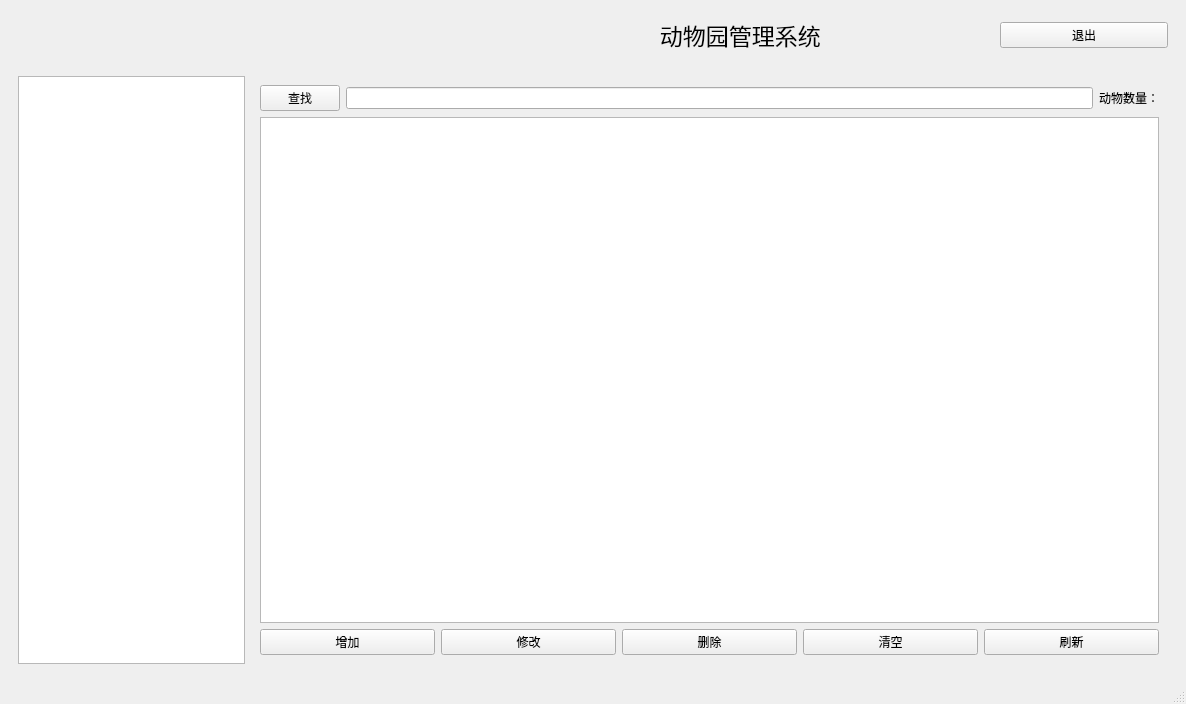
<?xml version="1.0" encoding="UTF-8"?>
<ui version="4.0">
 <class>MainWindow</class>
 <widget class="QMainWindow" name="MainWindow">
  <property name="geometry">
   <rect>
    <x>0</x>
    <y>0</y>
    <width>1186</width>
    <height>704</height>
   </rect>
  </property>
  <property name="sizePolicy">
   <sizepolicy hsizetype="Fixed" vsizetype="Fixed">
    <horstretch>0</horstretch>
    <verstretch>0</verstretch>
   </sizepolicy>
  </property>
  <property name="windowTitle">
   <string>动物园管理系统</string>
  </property>
  <property name="windowIcon">
   <iconset resource="resourse.qrc">
    <normaloff>:/new/prefix1/wall/464.jpg</normaloff>:/new/prefix1/wall/464.jpg</iconset>
  </property>
  <property name="toolTip">
   <string>动物园管理系统</string>
  </property>
  <property name="styleSheet">
   <string notr="true"/>
  </property>
  <widget class="QWidget" name="centralwidget">
   <layout class="QVBoxLayout" name="verticalLayout">
    <item>
     <widget class="QWidget" name="mainWindow" native="true">
      <property name="styleSheet">
       <string notr="true"/>
      </property>
      <layout class="QHBoxLayout" name="horizontalLayout">
       <item>
        <widget class="QLabel" name="label_sum">
         <property name="text">
          <string/>
         </property>
        </widget>
       </item>
       <item>
        <widget class="QLabel" name="label_3">
         <property name="text">
          <string/>
         </property>
         <property name="alignment">
          <set>Qt::AlignCenter</set>
         </property>
        </widget>
       </item>
       <item>
        <widget class="QLabel" name="label">
         <property name="sizePolicy">
          <sizepolicy hsizetype="Minimum" vsizetype="Minimum">
           <horstretch>0</horstretch>
           <verstretch>0</verstretch>
          </sizepolicy>
         </property>
         <property name="minimumSize">
          <size>
           <width>400</width>
           <height>0</height>
          </size>
         </property>
         <property name="font">
          <font>
           <family>鸿雷板书简体（免费可商用）</family>
           <pointsize>17</pointsize>
          </font>
         </property>
         <property name="text">
          <string>                                              动物园管理系统</string>
         </property>
         <property name="alignment">
          <set>Qt::AlignCenter</set>
         </property>
        </widget>
       </item>
       <item>
        <widget class="QLabel" name="label_5">
         <property name="text">
          <string/>
         </property>
        </widget>
       </item>
       <item>
        <widget class="QPushButton" name="pushButton">
         <property name="text">
          <string>退出</string>
         </property>
        </widget>
       </item>
      </layout>
     </widget>
    </item>
    <item>
     <widget class="QWidget" name="mainWindow_2" native="true">
      <layout class="QHBoxLayout" name="horizontalLayout_2">
       <item alignment="Qt::AlignHCenter">
        <widget class="QTreeWidget" name="treeWidget">
         <property name="sizePolicy">
          <sizepolicy hsizetype="Ignored" vsizetype="Preferred">
           <horstretch>50</horstretch>
           <verstretch>80</verstretch>
          </sizepolicy>
         </property>
         <property name="minimumSize">
          <size>
           <width>10</width>
           <height>0</height>
          </size>
         </property>
         <property name="styleSheet">
          <string notr="true"/>
         </property>
         <attribute name="headerVisible">
          <bool>false</bool>
         </attribute>
         <column>
          <property name="text">
           <string notr="true">1</string>
          </property>
         </column>
        </widget>
       </item>
       <item>
        <widget class="QStackedWidget" name="stackedWidget">
         <property name="enabled">
          <bool>true</bool>
         </property>
         <property name="sizePolicy">
          <sizepolicy hsizetype="Minimum" vsizetype="Minimum">
           <horstretch>0</horstretch>
           <verstretch>0</verstretch>
          </sizepolicy>
         </property>
         <property name="minimumSize">
          <size>
           <width>917</width>
           <height>0</height>
          </size>
         </property>
         <property name="maximumSize">
          <size>
           <width>16777215</width>
           <height>16777215</height>
          </size>
         </property>
         <property name="baseSize">
          <size>
           <width>-22046</width>
           <height>0</height>
          </size>
         </property>
         <property name="styleSheet">
          <string notr="true"/>
         </property>
         <property name="currentIndex">
          <number>4</number>
         </property>
         <widget class="QWidget" name="page_pre">
          <layout class="QHBoxLayout" name="horizontalLayout_18">
           <item>
            <layout class="QVBoxLayout" name="verticalLayout_7">
             <item>
              <widget class="QWidget" name="widget_13" native="true">
               <layout class="QHBoxLayout" name="horizontalLayout_15">
                <property name="leftMargin">
                 <number>0</number>
                </property>
                <property name="topMargin">
                 <number>0</number>
                </property>
                <property name="rightMargin">
                 <number>0</number>
                </property>
                <property name="bottomMargin">
                 <number>0</number>
                </property>
                <item>
                 <widget class="QWidget" name="widget_14" native="true">
                  <layout class="QHBoxLayout" name="horizontalLayout_16">
                   <property name="leftMargin">
                    <number>0</number>
                   </property>
                   <property name="topMargin">
                    <number>0</number>
                   </property>
                   <property name="rightMargin">
                    <number>0</number>
                   </property>
                   <property name="bottomMargin">
                    <number>0</number>
                   </property>
                   <item>
                    <widget class="QPushButton" name="findprebtn">
                     <property name="sizePolicy">
                      <sizepolicy hsizetype="Fixed" vsizetype="Fixed">
                       <horstretch>0</horstretch>
                       <verstretch>0</verstretch>
                      </sizepolicy>
                     </property>
                     <property name="text">
                      <string>查找</string>
                     </property>
                    </widget>
                   </item>
                   <item>
                    <widget class="QLineEdit" name="preofsearch">
                     <property name="sizePolicy">
                      <sizepolicy hsizetype="Minimum" vsizetype="Fixed">
                       <horstretch>0</horstretch>
                       <verstretch>0</verstretch>
                      </sizepolicy>
                     </property>
                     <property name="minimumSize">
                      <size>
                       <width>0</width>
                       <height>6</height>
                      </size>
                     </property>
                    </widget>
                   </item>
                   <item>
                    <widget class="QLabel" name="numpre">
                     <property name="sizePolicy">
                      <sizepolicy hsizetype="Fixed" vsizetype="Preferred">
                       <horstretch>0</horstretch>
                       <verstretch>0</verstretch>
                      </sizepolicy>
                     </property>
                     <property name="text">
                      <string>展台数量：</string>
                     </property>
                    </widget>
                   </item>
                  </layout>
                 </widget>
                </item>
               </layout>
              </widget>
             </item>
             <item>
              <widget class="QTableWidget" name="tableWidget_pre"/>
             </item>
             <item>
              <widget class="QWidget" name="widget_15" native="true">
               <layout class="QHBoxLayout" name="horizontalLayout_17">
                <property name="leftMargin">
                 <number>0</number>
                </property>
                <property name="topMargin">
                 <number>0</number>
                </property>
                <property name="rightMargin">
                 <number>0</number>
                </property>
                <property name="bottomMargin">
                 <number>0</number>
                </property>
                <item>
                 <widget class="QPushButton" name="addpreBtn">
                  <property name="text">
                   <string>增加</string>
                  </property>
                 </widget>
                </item>
                <item>
                 <widget class="QPushButton" name="fixpreBtn">
                  <property name="text">
                   <string>修改</string>
                  </property>
                 </widget>
                </item>
                <item>
                 <widget class="QPushButton" name="del_pre_btn">
                  <property name="text">
                   <string>删除</string>
                  </property>
                 </widget>
                </item>
                <item>
                 <widget class="QPushButton" name="clearpreBtn">
                  <property name="text">
                   <string>清空</string>
                  </property>
                 </widget>
                </item>
                <item>
                 <widget class="QPushButton" name="simupreBtn">
                  <property name="text">
                   <string>刷新</string>
                  </property>
                 </widget>
                </item>
               </layout>
              </widget>
             </item>
            </layout>
           </item>
          </layout>
         </widget>
         <widget class="QWidget" name="page_room">
          <layout class="QHBoxLayout" name="horizontalLayout_14">
           <item>
            <layout class="QVBoxLayout" name="verticalLayout_6">
             <item>
              <widget class="QWidget" name="widget_10" native="true">
               <layout class="QHBoxLayout" name="horizontalLayout_11">
                <property name="leftMargin">
                 <number>0</number>
                </property>
                <property name="topMargin">
                 <number>0</number>
                </property>
                <property name="rightMargin">
                 <number>0</number>
                </property>
                <property name="bottomMargin">
                 <number>0</number>
                </property>
                <item>
                 <widget class="QWidget" name="widget_11" native="true">
                  <layout class="QHBoxLayout" name="horizontalLayout_12">
                   <property name="leftMargin">
                    <number>0</number>
                   </property>
                   <property name="topMargin">
                    <number>0</number>
                   </property>
                   <property name="rightMargin">
                    <number>0</number>
                   </property>
                   <property name="bottomMargin">
                    <number>0</number>
                   </property>
                   <item>
                    <widget class="QPushButton" name="findroombtn">
                     <property name="sizePolicy">
                      <sizepolicy hsizetype="Fixed" vsizetype="Fixed">
                       <horstretch>0</horstretch>
                       <verstretch>0</verstretch>
                      </sizepolicy>
                     </property>
                     <property name="text">
                      <string>查找</string>
                     </property>
                    </widget>
                   </item>
                   <item>
                    <widget class="QLineEdit" name="roomofsearch">
                     <property name="sizePolicy">
                      <sizepolicy hsizetype="Minimum" vsizetype="Fixed">
                       <horstretch>0</horstretch>
                       <verstretch>0</verstretch>
                      </sizepolicy>
                     </property>
                     <property name="minimumSize">
                      <size>
                       <width>0</width>
                       <height>6</height>
                      </size>
                     </property>
                    </widget>
                   </item>
                   <item>
                    <widget class="QLabel" name="numroom">
                     <property name="sizePolicy">
                      <sizepolicy hsizetype="Fixed" vsizetype="Preferred">
                       <horstretch>0</horstretch>
                       <verstretch>0</verstretch>
                      </sizepolicy>
                     </property>
                     <property name="text">
                      <string>饲养所数量：</string>
                     </property>
                    </widget>
                   </item>
                  </layout>
                 </widget>
                </item>
               </layout>
              </widget>
             </item>
             <item>
              <widget class="QTableWidget" name="tableWidget_room"/>
             </item>
             <item>
              <widget class="QWidget" name="widget_12" native="true">
               <layout class="QHBoxLayout" name="horizontalLayout_13">
                <property name="leftMargin">
                 <number>0</number>
                </property>
                <property name="topMargin">
                 <number>0</number>
                </property>
                <property name="rightMargin">
                 <number>0</number>
                </property>
                <property name="bottomMargin">
                 <number>0</number>
                </property>
                <item>
                 <widget class="QPushButton" name="addroomBtn">
                  <property name="text">
                   <string>增加</string>
                  </property>
                 </widget>
                </item>
                <item>
                 <widget class="QPushButton" name="fixroomBtn">
                  <property name="text">
                   <string>修改</string>
                  </property>
                 </widget>
                </item>
                <item>
                 <widget class="QPushButton" name="del_room_btn">
                  <property name="text">
                   <string>删除</string>
                  </property>
                 </widget>
                </item>
                <item>
                 <widget class="QPushButton" name="clearroomBtn">
                  <property name="text">
                   <string>清空</string>
                  </property>
                 </widget>
                </item>
                <item>
                 <widget class="QPushButton" name="simroomBtn">
                  <property name="text">
                   <string>刷新</string>
                  </property>
                 </widget>
                </item>
               </layout>
              </widget>
             </item>
            </layout>
           </item>
          </layout>
         </widget>
         <widget class="QWidget" name="page1">
          <layout class="QVBoxLayout" name="verticalLayout_2">
           <item>
            <widget class="QWidget" name="widget_3" native="true">
             <layout class="QHBoxLayout" name="horizontalLayout_3">
              <item>
               <widget class="QPushButton" name="add_btn">
                <property name="text">
                 <string>增加</string>
                </property>
               </widget>
              </item>
              <item>
               <widget class="QPushButton" name="fix_button">
                <property name="text">
                 <string>修改</string>
                </property>
               </widget>
              </item>
              <item>
               <widget class="QPushButton" name="delete_btn">
                <property name="text">
                 <string>删除</string>
                </property>
               </widget>
              </item>
              <item>
               <widget class="QLineEdit" name="nameline"/>
              </item>
              <item>
               <widget class="QPushButton" name="selectButton">
                <property name="text">
                 <string>查找</string>
                </property>
               </widget>
              </item>
             </layout>
            </widget>
           </item>
           <item>
            <widget class="QTableWidget" name="tableWidget">
             <property name="autoScroll">
              <bool>true</bool>
             </property>
             <property name="tabKeyNavigation">
              <bool>true</bool>
             </property>
             <attribute name="verticalHeaderVisible">
              <bool>false</bool>
             </attribute>
             <row/>
            </widget>
           </item>
           <item>
            <widget class="QWidget" name="widget" native="true"/>
           </item>
           <item>
            <widget class="QWidget" name="widget_2" native="true">
             <layout class="QHBoxLayout" name="horizontalLayout_4">
              <property name="spacing">
               <number>0</number>
              </property>
              <property name="leftMargin">
               <number>0</number>
              </property>
              <property name="topMargin">
               <number>0</number>
              </property>
              <property name="rightMargin">
               <number>0</number>
              </property>
              <property name="bottomMargin">
               <number>0</number>
              </property>
              <item>
               <widget class="QPushButton" name="simulation">
                <property name="text">
                 <string>模拟</string>
                </property>
               </widget>
              </item>
              <item>
               <widget class="QLabel" name="label_4">
                <property name="text">
                 <string/>
                </property>
               </widget>
              </item>
              <item>
               <widget class="QLabel" name="label_2">
                <property name="text">
                 <string/>
                </property>
               </widget>
              </item>
              <item>
               <widget class="QPushButton" name="pushButton_2">
                <property name="text">
                 <string>清空数据</string>
                </property>
               </widget>
              </item>
             </layout>
            </widget>
           </item>
          </layout>
         </widget>
         <widget class="QWidget" name="page2">
          <layout class="QVBoxLayout" name="verticalLayout_3">
           <item>
            <widget class="QWidget" name="widget_7" native="true">
             <layout class="QHBoxLayout" name="horizontalLayout_8">
              <property name="leftMargin">
               <number>0</number>
              </property>
              <property name="topMargin">
               <number>0</number>
              </property>
              <property name="rightMargin">
               <number>0</number>
              </property>
              <property name="bottomMargin">
               <number>0</number>
              </property>
              <item>
               <widget class="QWidget" name="widget_5" native="true">
                <layout class="QHBoxLayout" name="horizontalLayout_6">
                 <property name="leftMargin">
                  <number>0</number>
                 </property>
                 <property name="topMargin">
                  <number>0</number>
                 </property>
                 <property name="rightMargin">
                  <number>0</number>
                 </property>
                 <property name="bottomMargin">
                  <number>0</number>
                 </property>
                 <item>
                  <widget class="QPushButton" name="findserbtn">
                   <property name="sizePolicy">
                    <sizepolicy hsizetype="Fixed" vsizetype="Fixed">
                     <horstretch>0</horstretch>
                     <verstretch>0</verstretch>
                    </sizepolicy>
                   </property>
                   <property name="text">
                    <string>查找</string>
                   </property>
                  </widget>
                 </item>
                 <item>
                  <widget class="QLineEdit" name="lEtofsearch">
                   <property name="sizePolicy">
                    <sizepolicy hsizetype="Minimum" vsizetype="Fixed">
                     <horstretch>0</horstretch>
                     <verstretch>0</verstretch>
                    </sizepolicy>
                   </property>
                   <property name="minimumSize">
                    <size>
                     <width>0</width>
                     <height>6</height>
                    </size>
                   </property>
                  </widget>
                 </item>
                 <item>
                  <widget class="QLabel" name="numuser">
                   <property name="sizePolicy">
                    <sizepolicy hsizetype="Fixed" vsizetype="Preferred">
                     <horstretch>0</horstretch>
                     <verstretch>0</verstretch>
                    </sizepolicy>
                   </property>
                   <property name="text">
                    <string>管理员数量：</string>
                   </property>
                  </widget>
                 </item>
                </layout>
               </widget>
              </item>
             </layout>
            </widget>
           </item>
           <item>
            <widget class="QTableWidget" name="tableWidget_2"/>
           </item>
           <item>
            <widget class="QWidget" name="widget_4" native="true">
             <layout class="QHBoxLayout" name="horizontalLayout_5">
              <property name="leftMargin">
               <number>0</number>
              </property>
              <property name="topMargin">
               <number>0</number>
              </property>
              <property name="rightMargin">
               <number>0</number>
              </property>
              <property name="bottomMargin">
               <number>0</number>
              </property>
              <item>
               <widget class="QPushButton" name="addUserBtn">
                <property name="text">
                 <string>增加</string>
                </property>
               </widget>
              </item>
              <item>
               <widget class="QPushButton" name="fixUserBtn">
                <property name="text">
                 <string>修改</string>
                </property>
               </widget>
              </item>
              <item>
               <widget class="QPushButton" name="del_User_btn">
                <property name="text">
                 <string>删除</string>
                </property>
               </widget>
              </item>
              <item>
               <widget class="QPushButton" name="clearUserBtn">
                <property name="text">
                 <string>清空</string>
                </property>
               </widget>
              </item>
              <item>
               <widget class="QPushButton" name="simuStuBtn">
                <property name="text">
                 <string>刷新</string>
                </property>
               </widget>
              </item>
             </layout>
            </widget>
           </item>
          </layout>
         </widget>
         <widget class="QWidget" name="page_animals">
          <layout class="QVBoxLayout" name="verticalLayout_5">
           <item>
            <layout class="QVBoxLayout" name="verticalLayout_4">
             <item>
              <widget class="QWidget" name="widget_8" native="true">
               <layout class="QHBoxLayout" name="horizontalLayout_9">
                <property name="leftMargin">
                 <number>0</number>
                </property>
                <property name="topMargin">
                 <number>0</number>
                </property>
                <property name="rightMargin">
                 <number>0</number>
                </property>
                <property name="bottomMargin">
                 <number>0</number>
                </property>
                <item>
                 <widget class="QWidget" name="widget_9" native="true">
                  <layout class="QHBoxLayout" name="horizontalLayout_10">
                   <property name="leftMargin">
                    <number>0</number>
                   </property>
                   <property name="topMargin">
                    <number>0</number>
                   </property>
                   <property name="rightMargin">
                    <number>0</number>
                   </property>
                   <property name="bottomMargin">
                    <number>0</number>
                   </property>
                   <item>
                    <widget class="QPushButton" name="findanibtn">
                     <property name="sizePolicy">
                      <sizepolicy hsizetype="Fixed" vsizetype="Fixed">
                       <horstretch>0</horstretch>
                       <verstretch>0</verstretch>
                      </sizepolicy>
                     </property>
                     <property name="text">
                      <string>查找</string>
                     </property>
                    </widget>
                   </item>
                   <item>
                    <widget class="QLineEdit" name="aniofsearch">
                     <property name="sizePolicy">
                      <sizepolicy hsizetype="Minimum" vsizetype="Fixed">
                       <horstretch>0</horstretch>
                       <verstretch>0</verstretch>
                      </sizepolicy>
                     </property>
                     <property name="minimumSize">
                      <size>
                       <width>0</width>
                       <height>6</height>
                      </size>
                     </property>
                    </widget>
                   </item>
                   <item>
                    <widget class="QLabel" name="numani">
                     <property name="sizePolicy">
                      <sizepolicy hsizetype="Fixed" vsizetype="Preferred">
                       <horstretch>0</horstretch>
                       <verstretch>0</verstretch>
                      </sizepolicy>
                     </property>
                     <property name="text">
                      <string>动物数量：</string>
                     </property>
                    </widget>
                   </item>
                  </layout>
                 </widget>
                </item>
               </layout>
              </widget>
             </item>
             <item>
              <widget class="QTableWidget" name="tableWidget_ani"/>
             </item>
             <item>
              <widget class="QWidget" name="widget_6" native="true">
               <layout class="QHBoxLayout" name="horizontalLayout_7">
                <property name="leftMargin">
                 <number>0</number>
                </property>
                <property name="topMargin">
                 <number>0</number>
                </property>
                <property name="rightMargin">
                 <number>0</number>
                </property>
                <property name="bottomMargin">
                 <number>0</number>
                </property>
                <item>
                 <widget class="QPushButton" name="addaniBtn">
                  <property name="text">
                   <string>增加</string>
                  </property>
                 </widget>
                </item>
                <item>
                 <widget class="QPushButton" name="fixAniBtn">
                  <property name="text">
                   <string>修改</string>
                  </property>
                 </widget>
                </item>
                <item>
                 <widget class="QPushButton" name="del_ani_btn">
                  <property name="text">
                   <string>删除</string>
                  </property>
                 </widget>
                </item>
                <item>
                 <widget class="QPushButton" name="clearaniBtn_">
                  <property name="text">
                   <string>清空</string>
                  </property>
                 </widget>
                </item>
                <item>
                 <widget class="QPushButton" name="simuaniBtn">
                  <property name="text">
                   <string>刷新</string>
                  </property>
                 </widget>
                </item>
               </layout>
              </widget>
             </item>
            </layout>
           </item>
          </layout>
         </widget>
        </widget>
       </item>
      </layout>
     </widget>
    </item>
   </layout>
  </widget>
  <widget class="QMenuBar" name="menubar">
   <property name="geometry">
    <rect>
     <x>0</x>
     <y>0</y>
     <width>1186</width>
     <height>25</height>
    </rect>
   </property>
  </widget>
  <widget class="QStatusBar" name="statusbar"/>
 </widget>
 <resources>
  <include location="resourse.qrc"/>
 </resources>
 <connections/>
</ui>
